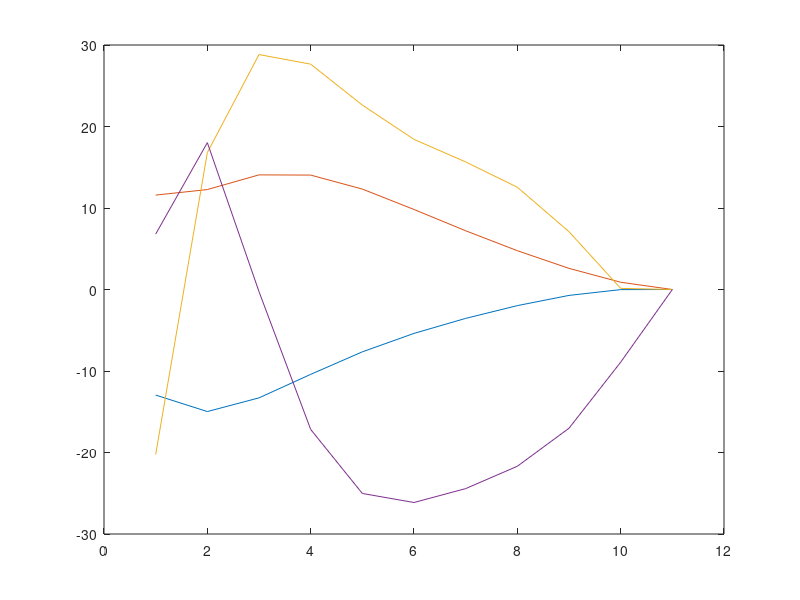

MATLAB code to generate this figure:
clc, clear all, close all
% PROBLEM SETUP, DO NOT CHANGE
A_sys = [1 0 .1 0;0 1 0 .1; 2 -2 1.2 0; 0 1.5 -1 .7];
B_sys = [0 0;0 0;1 -2;0 1];
N = 10;
x0 = 10*randn(4,1);
% QP SETUP HERE
H = 2*[0.01*eye(4*N+4), zeros(4*N+4,2*N);zeros(4*N+4,2*N)', eye(2*N)];

f = zeros(6*N+4,1);
A = zeros(0,6*N+4);
b = zeros(0);

B1=[kron(eye(N),A_sys) zeros(4*N,4) kron(eye(N),B_sys)];
BMPC1=[eye(4*N+4) zeros(4*N+4,2*N)]-[zeros(4,6*N+4);B1];
BMPC2=[zeros(4,4*N) eye(4) zeros(4,2*N)];
c1 = [x0;zeros(4*N,1)];
c2 = zeros(4,1);

%
B = [BMPC1;BMPC2];
c = [c1;c2];

% SOLVE QP
options = optimset('Display','Off');
      [z,fval,exitflag] = quadprog(H,f,A,b,B,c,[],[],[],options);
u=z(4*N+5:end);
u=reshape(u,[2 N]);
%%
x(:,1)=x0;
for i=1:N
    x(:,i+1)=A_sys*x(:,i)+B_sys*u(:,i);
end
plot(x')